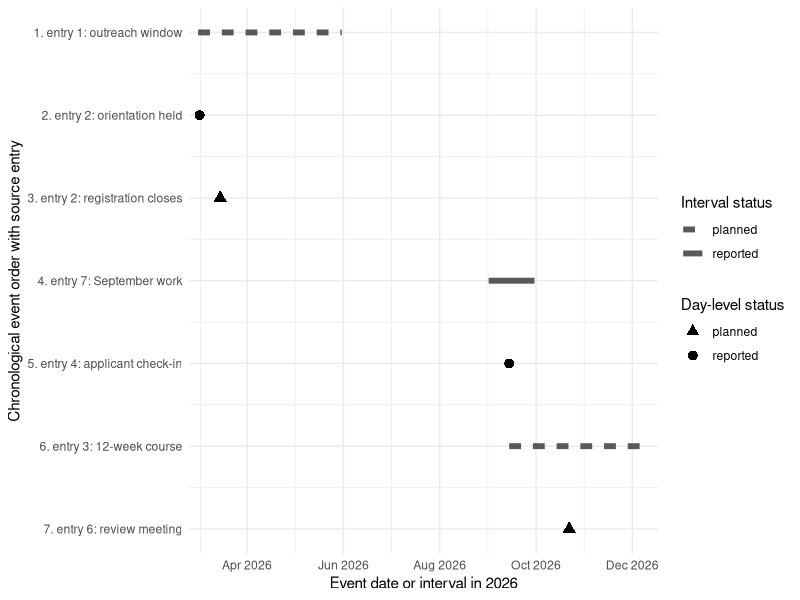

Recreate this plot in R.
## ---- chunk 1
#| include: false

options(warn = 2)
stopifnot(identical(getOption("warn"), 2L))
## ---- chunk 2
library(dplyr)
library(ggplot2)
library(knitr)
library(purrr)
library(stringr)
library(tibble)
library(tidyr)

program_entries <- tribble(
  ~entry_id, ~entry_date, ~entry_text,
  "R01", "2026-02-20",
  "The spring outreach window will run this spring.",
  "R02", "2026-03-03",
  "The orientation was held on March 2, and registration closes on March 15.",
  "R03", "2026-08-28",
  "The 12-week course starts on September 14.",
  "R04", "2026-09-20",
  "The reminder says the applicant check-in happened last Monday.",
  "R05", "2026-10-05",
  "The pilot lasted six weeks.",
  "R06", "2026-10-10",
  "The October review meeting is planned for October 22.",
  "R07", "2026-11-01",
  "The November report covers work completed in September."
) |>
  mutate(entry_date = as.Date(entry_date))

kable(
  program_entries,
  col.names = c("Entry ID", "Entry date", "Constructed log entry"),
  caption = "Constructed Riverton program log entries",
  row.names = FALSE
)
## ---- chunk 3
#| include: false

stopifnot(
  all(c("dplyr", "ggplot2", "knitr", "purrr", "stringr", "tibble", "tidyr") %in%
    loadedNamespaces()),
  identical(nrow(program_entries), 7L),
  identical(program_entries$entry_id, sprintf("R%02d", 1:7)),
  all(!is.na(program_entries$entry_date)),
  !any(str_detect(program_entries$entry_text, regex("Sys[.]Date", ignore_case = TRUE)))
)
## ---- chunk 4
season_bounds <- tribble(
  ~season, ~start_month, ~start_day, ~end_month, ~end_day,
  "spring", 3L, 1L, 5L, 31L,
  "summer", 6L, 1L, 8L, 31L,
  "autumn", 9L, 1L, 11L, 30L,
  "winter", 12L, 1L, 2L, 28L
)

event_plan <- tribble(
  ~event_id, ~entry_id, ~trigger, ~time_text, ~granularity, ~status, ~rule,
  "EV01", "R01", "outreach window", "this spring", "season", "planned",
  "entry-year spring",
  "EV02", "R02", "orientation held", "March 2", "day", "reported",
  "entry-year month day",
  "EV03", "R02", "registration closes", "March 15", "day", "planned",
  "entry-year month day",
  "EV04", "R03", "12-week course", "September 14 for 12 weeks", "duration",
  "planned", "entry-year month day plus weeks",
  "EV05", "R04", "applicant check-in", "last Monday", "day", "reported",
  "previous weekday from entry date",
  "EV06", "R05", "pilot lasted", "six weeks", "duration", "reported",
  "duration without start",
  "EV07", "R06", "review meeting", "October 22", "day", "planned",
  "entry-year month day",
  "EV08", "R07", "September work", "September", "month", "reported",
  "entry-year month"
)

make_date <- function(year, month, day) {
  as.Date(sprintf("%04d-%02d-%02d", year, month, day))
}

parse_month_day <- function(entry_date, time_text) {
  parts <- str_match(time_text, "\\b([A-Z][a-z]+)\\s+(\\d{1,2})\\b")
  make_date(
    as.integer(format(entry_date, "%Y")),
    match(parts[, 2], month.name),
    as.integer(parts[, 3])
  )
}

parse_month_interval <- function(entry_date, time_text) {
  month_number <- match(time_text, month.name)
  start <- make_date(as.integer(format(entry_date, "%Y")), month_number, 1L)
  end <- seq(start, by = "1 month", length.out = 2L)[2] - 1L
  list(start = start, end = end)
}

previous_weekday <- function(entry_date, weekday) {
  weekday_names <- c(
    "Sunday", "Monday", "Tuesday", "Wednesday",
    "Thursday", "Friday", "Saturday"
  )
  current_day <- as.POSIXlt(entry_date)$wday + 1L
  target_day <- match(weekday, weekday_names)
  days_back <- (current_day - target_day) %% 7L
  if (days_back == 0L) {
    days_back <- 7L
  }
  entry_date - days_back
}

normalize_event <- function(rule, entry_date, time_text) {
  entry_year <- as.integer(format(entry_date, "%Y"))

  if (rule == "entry-year spring") {
    bounds <- season_bounds |>
      filter(season == "spring")
    return(list(
      start = make_date(entry_year, bounds$start_month, bounds$start_day),
      end = make_date(entry_year, bounds$end_month, bounds$end_day),
      placed = TRUE,
      reason_unplaced = NA_character_
    ))
  }

  if (rule == "entry-year month day") {
    start <- parse_month_day(entry_date, time_text)
    return(list(
      start = start,
      end = start,
      placed = TRUE,
      reason_unplaced = NA_character_
    ))
  }

  if (rule == "entry-year month day plus weeks") {
    start <- parse_month_day(entry_date, time_text)
    return(list(
      start = start,
      end = start + 12L * 7L - 1L,
      placed = TRUE,
      reason_unplaced = NA_character_
    ))
  }

  if (rule == "previous weekday from entry date") {
    start <- previous_weekday(entry_date, "Monday")
    return(list(
      start = start,
      end = start,
      placed = TRUE,
      reason_unplaced = NA_character_
    ))
  }

  if (rule == "entry-year month") {
    interval <- parse_month_interval(entry_date, time_text)
    return(list(
      start = interval$start,
      end = interval$end,
      placed = TRUE,
      reason_unplaced = NA_character_
    ))
  }

  list(
    start = as.Date(NA),
    end = as.Date(NA),
    placed = FALSE,
    reason_unplaced = "duration has no start date"
  )
}

event_rows <- event_plan |>
  left_join(program_entries, by = join_by(entry_id)) |>
  mutate(
    normalized = pmap(
      list(rule, entry_date, time_text),
      normalize_event
    ),
    start = as.Date(map_chr(normalized, \(item) as.character(item$start))),
    end = as.Date(map_chr(normalized, \(item) as.character(item$end))),
    placed = map_lgl(normalized, "placed"),
    reason_unplaced = map_chr(
      normalized,
      \(item) {
        if (is.na(item$reason_unplaced)) {
          NA_character_
        } else {
          item$reason_unplaced
        }
      }
    ),
    narrative_order = match(entry_id, program_entries$entry_id)
  ) |>
  select(
    event_id, entry_id, narrative_order, entry_date, trigger, time_text,
    granularity, status, rule, start, end, placed, reason_unplaced
  )

kable(
  event_rows,
  col.names = c(
    "Event ID", "Entry ID", "Narrative order", "Entry date", "Event trigger",
    "Time text", "Granularity", "Status", "Rule", "Start", "End", "Placed",
    "Reason unplaced"
  ),
  caption = "Normalized event records with separate document dates and event intervals",
  row.names = FALSE
)
## ---- chunk 5
#| include: false

stopifnot(
  identical(nrow(event_rows), 8L),
  identical(sum(event_rows$entry_id == "R02"), 2L),
  identical(event_rows$start[event_rows$event_id == "EV01"], as.Date("2026-03-01")),
  identical(event_rows$end[event_rows$event_id == "EV01"], as.Date("2026-05-31")),
  identical(event_rows$start[event_rows$event_id == "EV02"], as.Date("2026-03-02")),
  identical(event_rows$start[event_rows$event_id == "EV03"], as.Date("2026-03-15")),
  identical(event_rows$start[event_rows$event_id == "EV04"], as.Date("2026-09-14")),
  identical(event_rows$end[event_rows$event_id == "EV04"], as.Date("2026-12-06")),
  identical(event_rows$start[event_rows$event_id == "EV05"], as.Date("2026-09-14")),
  identical(event_rows$start[event_rows$event_id == "EV08"], as.Date("2026-09-01")),
  identical(event_rows$end[event_rows$event_id == "EV08"], as.Date("2026-09-30")),
  identical(event_rows$rule, event_plan$rule),
  identical(sum(event_rows$placed), 7L),
  identical(sum(!event_rows$placed), 1L),
  !any(is.na(event_rows$entry_date))
)
## ---- chunk 6
unplaced_events <- event_rows |>
  filter(!placed) |>
  select(event_id, entry_id, entry_date, trigger, time_text, reason_unplaced)

kable(
  unplaced_events,
  col.names = c(
    "Event ID", "Entry ID", "Entry date", "Event trigger",
    "Time text", "Reason not drawn"
  ),
  caption = "Unplaced events kept out of the timeline",
  row.names = FALSE
)
## ---- chunk 7
#| include: false

stopifnot(
  identical(nrow(unplaced_events), 1L),
  identical(unplaced_events$event_id, "EV06"),
  identical(unplaced_events$reason_unplaced, "duration has no start date")
)
## ---- chunk 8
#| label: fig-event-timeline
#| fig-cap: "Timeline of seven placed events from a constructed Riverton log in 2026; range bars show a season, a named month, and one 12-week course duration, while four day-level events are points."
#| fig-alt: "Timeline with seven placed events in chronological order. Three events are drawn as range bars: spring outreach can be placed only within March 1 to May 31 2026, September work can be placed only within September 1 to September 30 2026, and the 12-week course runs from September 14 to December 6 2026. Four day-level events are points on March 2, March 15, September 14, and October 22 2026. Each row label includes the event order and source entry number. The six-week pilot duration without a start date is left off the chart."
#| fig-width: 8
#| fig-height: 5.5

placed_events <- event_rows |>
  filter(placed) |>
  arrange(start, end, event_id) |>
  mutate(
    event_order = row_number(),
    y_position = -event_order,
    event_label = sprintf("%s. entry %s: %s", event_order, narrative_order, trigger)
  )

interval_events <- placed_events |>
  filter(granularity != "day")

day_events <- placed_events |>
  filter(granularity == "day")

ggplot() +
  geom_segment(
    data = interval_events,
    aes(
      x = start, xend = end,
      y = y_position, yend = y_position,
      linetype = status
    ),
    linewidth = 2,
    color = "grey35"
  ) +
  geom_point(
    data = day_events,
    aes(x = start, y = y_position, shape = status),
    size = 3,
    color = "black"
  ) +
  scale_linetype_manual(values = c(planned = "22", reported = "solid")) +
  scale_shape_manual(values = c(planned = 17, reported = 16)) +
  scale_x_date(
    date_breaks = "2 months",
    date_labels = "%b %Y",
    expand = expansion(mult = c(0.02, 0.04))
  ) +
  scale_y_continuous(
    breaks = placed_events$y_position,
    labels = placed_events$event_label
  ) +
  labs(
    x = "Event date or interval in 2026",
    y = "Chronological event order with source entry",
    shape = "Day-level status",
    linetype = "Interval status"
  ) +
  theme_minimal()
## ---- chunk 9
#| include: false

stopifnot(
  identical(nrow(placed_events), 7L),
  identical(nrow(interval_events), 3L),
  identical(nrow(day_events), 4L),
  !any(is.na(placed_events$start)),
  !any(is.na(placed_events$end)),
  all(interval_events$start < interval_events$end),
  all(day_events$start == day_events$end),
  which(placed_events$event_id == "EV08") < which(placed_events$event_id == "EV07"),
  identical(
    placed_events$event_order,
    seq_len(nrow(placed_events))
  )
)
## ---- chunk 10
timeline_long_description <- placed_events |>
  transmute(
    event_order,
    narrative_order,
    event_id,
    entry_id,
    trigger,
    time_text,
    granularity,
    status,
    start,
    end
  )

kable(
  timeline_long_description,
  col.names = c(
    "Event order", "Narrative order", "Event ID", "Entry ID",
    "Event trigger", "Time text", "Granularity", "Status", "Start", "End"
  ),
  caption = "Text version of the timeline data",
  row.names = FALSE
)
## ---- chunk 11
#| include: false

stopifnot(
  identical(timeline_long_description$event_order, seq_len(7L)),
  identical(timeline_long_description$narrative_order[1:3], c(1L, 2L, 2L)),
  identical(
    timeline_long_description$granularity,
    c("season", "day", "day", "month", "day", "duration", "day")
  )
)
